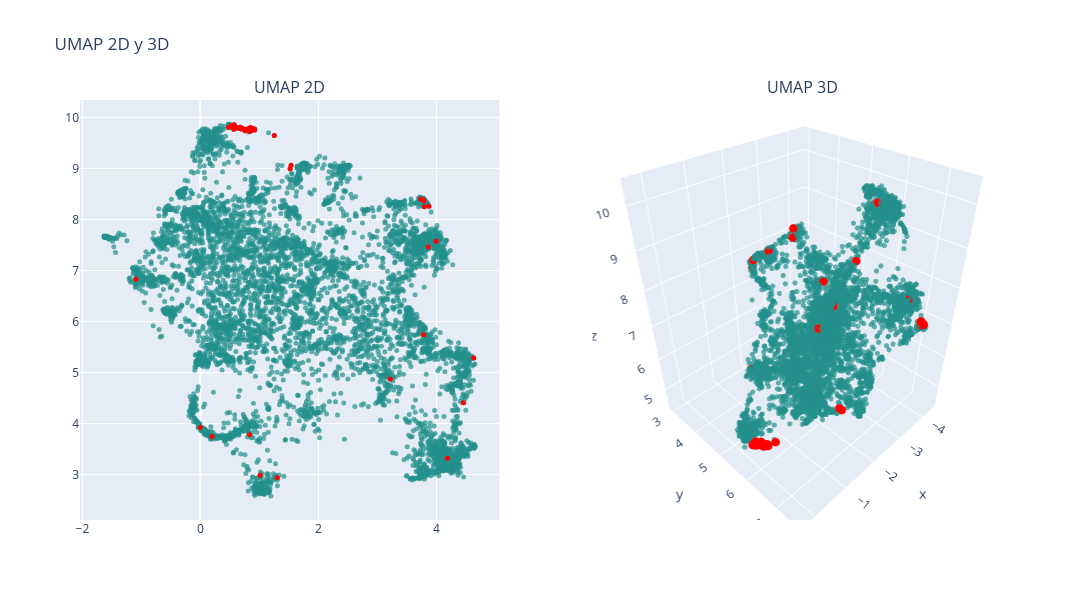

Notebook code cell kept with this figure:
### Markdown cell above
### UMAP

### Code cell
# n_neighbors = 200
# n_neighbors = int(len(df) / k)

n_neighbors = 200
# n_neighbors = 50 # 6.5x tiempo, resultado: vision mas global, no se distinguen tanto los clusters
# n_neighbors = 20 # 2.5x tiempo, resultado: no se distinguen los clusters
# n_neighbors = 10 # 1.5x tiempo, resultado: puntos muy juntos, se distinguen los clusters
# n_neighbors = 5 # x tiempo, resultado: se distinguen bien los clusters, se ven un poco desconectados

min_dist = 0

# UMAP 2D
reducer_2d = umap.UMAP(n_neighbors=n_neighbors, min_dist=min_dist, n_components=2, random_state=0, metric='cosine')
embedding_2d = reducer_2d.fit_transform(df_vectorized)
df['umap2d_1'] = embedding_2d[:, 0]
df['umap2d_2'] = embedding_2d[:, 1]

# UMAP 3D
reducer_3d = umap.UMAP(n_neighbors=n_neighbors, min_dist=min_dist, n_components=3, random_state=0, metric='cosine')
embedding_3d = reducer_3d.fit_transform(df_vectorized)
df['umap3d_1'] = embedding_3d[:, 0]
df['umap3d_2'] = embedding_3d[:, 1]
df['umap3d_3'] = embedding_3d[:, 2]

# Graficar
colors = np.ones(len(df))  # Color base
colors_knn = np.zeros(len(df))  # Color para los KNN
colors_knn[knn_idxs[0]] = 1  # Resaltar los KNN

fig = make_subplots(rows=1, cols=2, subplot_titles=("UMAP 2D", "UMAP 3D"), 
                    specs=[[{"type": "scatter"}, {"type": "scatter3d"}]])

# Puntos normales (fondo)
fig.add_trace(
    go.Scatter(x=df['umap2d_1'], y=df['umap2d_2'], mode='markers',
               marker=dict(color=colors, colorscale='Viridis', size=5, opacity=0.7), 
               text=data['title'],
               hovertemplate="Titulo: %{text}<br>x: %{x}<br>y: %{y}<extra></extra>"),
    row=1, col=1)

# Puntos resaltados (delante)
fig.add_trace(
    go.Scatter(x=df.loc[knn_idxs[0], 'umap2d_1'], 
               y=df.loc[knn_idxs[0], 'umap2d_2'], 
               mode='markers',
               marker=dict(color='red', size=5, opacity=1), 
               text=data.loc[knn_idxs[0], 'title'], 
               hovertemplate="Titulo: %{text}<br>x: %{x}<br>y: %{y}<extra></extra>"),
    row=1, col=1)

# Puntos normales en 3D (fondo)
fig.add_trace(
    go.Scatter3d(x=df['umap3d_1'], y=df['umap3d_2'], z=df['umap3d_3'], mode='markers',
                 marker=dict(color=colors, colorscale='Viridis', size=3, opacity=0.7), 
                 text=data['title'],
                 hovertemplate="Cluster: %{text}<br>x: %{x}<br>y: %{y}<br>z: %{z}<extra></extra>"),
    row=1, col=2)

# Puntos resaltados en 3D (delante)
fig.add_trace(
    go.Scatter3d(x=df.loc[knn_idxs[0], 'umap3d_1'],
                 y=df.loc[knn_idxs[0], 'umap3d_2'],
                 z=df.loc[knn_idxs[0], 'umap3d_3'],
                 mode='markers',
                 marker=dict(color='red', size=5, opacity=1), 
                 text=data.loc[knn_idxs[0], 'title'], 
                 hovertemplate="Cluster: %{text}<br>x: %{x}<br>y: %{y}<br>z: %{z}<extra></extra>"),
    row=1, col=2)

fig.update_layout(height=600, width=1200, title_text="UMAP 2D y 3D", showlegend=False)
fig.show()

### Figure 1 — Plotly figure (JSON) as saved in the notebook; plotly's stock layout.template omitted (floating-point values rounded to 4 significant figures; data arrays with more than 128 entries replaced by an {"elided": "..."} marker saying what was removed)
{"data": [{"hovertemplate": "Titulo: %{text}<br>x: %{x}<br>y: %{y}<extra></extra>", "marker": {"color": {"elided": "6302 float values"}, "colorscale": [[0, "#440154"], [0.1111, "#482878"], [0.2222, "#3e4989"], [0.3333, "#31688e"], [0.4444, "#26828e"], [0.5556, "#1f9e89"], [0.6667, "#35b779"], [0.7778, "#6ece58"], [0.8889, "#b5de2b"], [1, "#fde725"]], "opacity": 0.7, "size": 5}, "mode": "markers", "text": {"elided": "6302 str values"}, "type": "scatter", "x": {"elided": "6302 float values"}, "xaxis": "x", "y": {"elided": "6302 float values"}, "yaxis": "y"}, {"hovertemplate": "Titulo: %{text}<br>x: %{x}<br>y: %{y}<extra></extra>", "marker": {"color": "red", "opacity": 1, "size": 5}, "mode": "markers", "text": ["application of neural network controller and policy gradient reinforcement learning on modular multilevel converter mmc a proof of concept", "a review on the applications of reinforcement learning control for power electronic converters", "machine learning emulation of model predictive control for modular multilevel converters", "artificial intelligence techniques for enhancing the performance of controllers in power converter based systems an overview", "machine learning enhanced predictive control for modular multilevel converters in hvdc transmission systems", "optimized real time control for modular multilevel converters using adaptive neural networks", "inverse application of artificial intelligence for the control of power converters", "predictor based data driven model free adaptive predictive control of power converters using machine learning", "transfer learning framework for impedance characterization of modular multilevel converters", "optimized model predictive control using machine learning for hvdc modular multilevel converters", "machine learning based control of integrated drive and chagre mode bi modular power converter for pv assisted light electric vehicle", "supervised imitation learning of finite set model predictive control systems for power electronics", "hybrid condition monitoring for power converters learning based methods with statistical guarantees", "reinforcement learning based method to exploit vulnerabilities of false data injection attack detectors in modular multilevel converters", "neural network controller based on direct and indirect model predictive for modular multilevel converters", "artificial intelligence applications in the control and performance improvement of modular multilevel converters a review", "neural network based model predictive controllers for modular multilevel converters", "reinforcement learning based false data injection attacks detector for modular multilevel converters", "condition monitoring for power converters via deep one class classification", "learning based uncertain dynamic verification of mmc hvdc offshore wind systems", "machine learning assisted stability boundary determination of multiport autonomous reconfigurable solar power plants", "fault diagnosis for modular multilevel converter mmc based on deep learning an edge implementation using binary neural network", "power management systems for harmonic elimination using federated learning approach", "neural network based model predictive control approach for modular multilevel converters", "a robust predictive current control of t type three level power converters based on adaptive linear neural network", "fault detection in a multilevel inverter using artificial neural networks ann", "artificial neural network based pi control of battery energy storage system connected with mmc hvdc system", "open circuit fault detection and localization in modular multilevel converters based on transformer neural networks", "design and analysis of the model predictive control implemented by the ann technique for mmc based rectifier with improved grid adaptability", "adaptive ann based single pi controller for nine level puc inverter", "ai assisted design integration of mvdc control and protection", "performance optimisation of switched reluctance motor drive using tlbo based controller", "enhancing control stability in mmc hvdc systems through data driven approaches", "auto tuned model predictive control based neural network controller for modular multilevel converters", "fault diagnosis and fault tolerant control algorithm based on neural network in modular multi level converter mmc", "on the limitations of using a lti modelling approach for control tuning of vsc hvdc systems", "soft single pole reclosing control for mmc connected ac transmission lines", "denoising and voltage estimation in modular multilevel converters using deep neural networks", "a method for detecting and localizing open circuit switch faults in mmcs using separable conv2d neural networks", "model predictive control using artificial neural network for power converters", "overview of modeling schemes for mmc converter in flexible dc distribution network", "digital twin driven pi parameter evaluation method for grid connected converters", "artificial neural network based online network strength estimation", "impedance identification method of mmc based on control physical information and data driven", "data driven neural predictors based robust mpc for power converters", "gwo based pi controller assisted half bridge sub module mmc for hybrid energy system", "data driven impedance identification and stability online assessment of dfig based wind farm integration with mmc hvdc", "estimation of battery parameters in cascaded half bridge converters with reduced voltage sensors", "synchronous machine imitation control of mmc stations adaptable for both strong and weak grids", "adaptive model predictive control using artificial neural network for power converters under parameter uncertainties"], "type": "scatter", "x": [0.8557, 0.7597, 0.6279, 0.8234, 0.5667, 0.8479, 0.8313, 0.5721, 4.632, 0.5904, 0.0007, 0.4763, 3.873, 1.537, 0.8125, 0.6916, 0.5657, 1.519, 3.794, 4.188, 1.303, 0.9183, 0.7575, 0.7783, 0.6823, 0.8824, 0.8331, 3.784, 0.729, 0.7726, 0.8351, -1.092, 0.8872, 0.6918, 3.731, 3.783, 3.995, 0.8375, 3.788, 0.6105, 3.862, 1.252, 0.8756, 0.9183, 0.512, 1.013, 4.458, 0.1966, 3.217, 0.6319], "xaxis": "x", "y": [9.75, 9.744, 9.8, 9.773, 9.769, 9.801, 9.787, 9.855, 5.288, 9.8, 3.924, 9.803, 8.259, 9.061, 9.78, 9.774, 9.805, 8.994, 8.248, 3.323, 2.937, 9.773, 9.741, 9.762, 9.805, 9.781, 3.781, 8.381, 9.779, 9.767, 9.777, 6.829, 9.752, 9.788, 8.399, 5.743, 7.576, 9.726, 8.364, 9.806, 7.462, 9.648, 9.757, 9.754, 9.834, 2.989, 4.408, 3.747, 4.875, 9.79], "yaxis": "y"}, {"hovertemplate": "Cluster: %{text}<br>x: %{x}<br>y: %{y}<br>z: %{z}<extra></extra>", "marker": {"color": {"elided": "6302 float values"}, "colorscale": [[0, "#440154"], [0.1111, "#482878"], [0.2222, "#3e4989"], [0.3333, "#31688e"], [0.4444, "#26828e"], [0.5556, "#1f9e89"], [0.6667, "#35b779"], [0.7778, "#6ece58"], [0.8889, "#b5de2b"], [1, "#fde725"]], "opacity": 0.7, "size": 3}, "mode": "markers", "scene": "scene", "text": {"elided": "6302 str values"}, "type": "scatter3d", "x": {"elided": "6302 float values"}, "y": {"elided": "6302 float values"}, "z": {"elided": "6302 float values"}}, {"hovertemplate": "Cluster: %{text}<br>x: %{x}<br>y: %{y}<br>z: %{z}<extra></extra>", "marker": {"color": "red", "opacity": 1, "size": 5}, "mode": "markers", "scene": "scene", "text": ["application of neural network controller and policy gradient reinforcement learning on modular multilevel converter mmc a proof of concept", "a review on the applications of reinforcement learning control for power electronic converters", "machine learning emulation of model predictive control for modular multilevel converters", "artificial intelligence techniques for enhancing the performance of controllers in power converter based systems an overview", "machine learning enhanced predictive control for modular multilevel converters in hvdc transmission systems", "optimized real time control for modular multilevel converters using adaptive neural networks", "inverse application of artificial intelligence for the control of power converters", "predictor based data driven model free adaptive predictive control of power converters using machine learning", "transfer learning framework for impedance characterization of modular multilevel converters", "optimized model predictive control using machine learning for hvdc modular multilevel converters", "machine learning based control of integrated drive and chagre mode bi modular power converter for pv assisted light electric vehicle", "supervised imitation learning of finite set model predictive control systems for power electronics", "hybrid condition monitoring for power converters learning based methods with statistical guarantees", "reinforcement learning based method to exploit vulnerabilities of false data injection attack detectors in modular multilevel converters", "neural network controller based on direct and indirect model predictive for modular multilevel converters", "artificial intelligence applications in the control and performance improvement of modular multilevel converters a review", "neural network based model predictive controllers for modular multilevel converters", "reinforcement learning based false data injection attacks detector for modular multilevel converters", "condition monitoring for power converters via deep one class classification", "learning based uncertain dynamic verification of mmc hvdc offshore wind systems", "machine learning assisted stability boundary determination of multiport autonomous reconfigurable solar power plants", "fault diagnosis for modular multilevel converter mmc based on deep learning an edge implementation using binary neural network", "power management systems for harmonic elimination using federated learning approach", "neural network based model predictive control approach for modular multilevel converters", "a robust predictive current control of t type three level power converters based on adaptive linear neural network", "fault detection in a multilevel inverter using artificial neural networks ann", "artificial neural network based pi control of battery energy storage system connected with mmc hvdc system", "open circuit fault detection and localization in modular multilevel converters based on transformer neural networks", "design and analysis of the model predictive control implemented by the ann technique for mmc based rectifier with improved grid adaptability", "adaptive ann based single pi controller for nine level puc inverter", "ai assisted design integration of mvdc control and protection", "performance optimisation of switched reluctance motor drive using tlbo based controller", "enhancing control stability in mmc hvdc systems through data driven approaches", "auto tuned model predictive control based neural network controller for modular multilevel converters", "fault diagnosis and fault tolerant control algorithm based on neural network in modular multi level converter mmc", "on the limitations of using a lti modelling approach for control tuning of vsc hvdc systems", "soft single pole reclosing control for mmc connected ac transmission lines", "denoising and voltage estimation in modular multilevel converters using deep neural networks", "a method for detecting and localizing open circuit switch faults in mmcs using separable conv2d neural networks", "model predictive control using artificial neural network for power converters", "overview of modeling schemes for mmc converter in flexible dc distribution network", "digital twin driven pi parameter evaluation method for grid connected converters", "artificial neural network based online network strength estimation", "impedance identification method of mmc based on control physical information and data driven", "data driven neural predictors based robust mpc for power converters", "gwo based pi controller assisted half bridge sub module mmc for hybrid energy system", "data driven impedance identification and stability online assessment of dfig based wind farm integration with mmc hvdc", "estimation of battery parameters in cascaded half bridge converters with reduced voltage sensors", "synchronous machine imitation control of mmc stations adaptable for both strong and weak grids", "adaptive model predictive control using artificial neural network for power converters under parameter uncertainties"], "type": "scatter3d", "x": [0.09831, 0.1076, 0.1907, 0.1297, 0.1547, 0.1091, 0.1348, 0.2277, -1.055, 0.201, -2.455, 0.2371, -4.301, -1.541, 0.1277, 0.1314, 0.2094, -1.523, -4.292, -2.885, -3.709, 0.09408, 0.004939, 0.1042, 0.1464, 0.1145, -2.556, -4.377, 0.1254, 0.1061, 0.1147, -1.311, 0.1195, 0.1484, -4.334, -1.275, -4.141, 0.03842, -4.378, 0.151, -4.069, -0.05045, 0.099, 0.1029, 0.2291, -3.6, -1.779, -2.438, -1.888, 0.1509], "y": [6.303, 6.19, 6.143, 6.253, 6.063, 6.29, 6.253, 6.116, 7.07, 6.072, 3.065, 6.054, 7.061, 7.025, 6.287, 6.158, 6.09, 6.964, 7.057, 6.495, 3.295, 6.324, 6.194, 6.287, 6.211, 6.326, 3.621, 7.097, 6.202, 6.237, 6.293, 4.191, 6.306, 6.171, 7.061, 6.511, 6.804, 6.31, 7.103, 6.142, 6.802, 6.483, 6.327, 6.419, 6.058, 3.387, 6.948, 3.136, 6.056, 6.126], "z": [5.5, 5.513, 5.435, 5.489, 5.46, 5.468, 5.475, 5.439, 8.933, 5.408, 7.481, 5.409, 6.895, 5.884, 5.465, 5.457, 5.411, 5.903, 6.88, 10.18, 8.24, 5.488, 5.357, 5.465, 5.483, 5.498, 8.141, 6.783, 5.467, 5.486, 5.478, 5.44, 5.514, 5.45, 6.757, 8.007, 7.456, 5.477, 6.765, 5.428, 7.53, 5.619, 5.504, 5.574, 5.426, 8.05, 9.52, 7.744, 8.636, 5.446]}], "layout": {"annotations": [{"font": {"size": 16}, "showarrow": false, "text": "UMAP 2D", "x": 0.225, "xanchor": "center", "xref": "paper", "y": 1, "yanchor": "bottom", "yref": "paper"}, {"font": {"size": 16}, "showarrow": false, "text": "UMAP 3D", "x": 0.775, "xanchor": "center", "xref": "paper", "y": 1, "yanchor": "bottom", "yref": "paper"}], "height": 600, "scene": {"domain": {"x": [0.55, 1], "y": [0, 1]}}, "showlegend": false, "title": {"text": "UMAP 2D y 3D"}, "width": 1200, "xaxis": {"anchor": "y", "domain": [0, 0.45]}, "yaxis": {"anchor": "x", "domain": [0, 1]}}}
